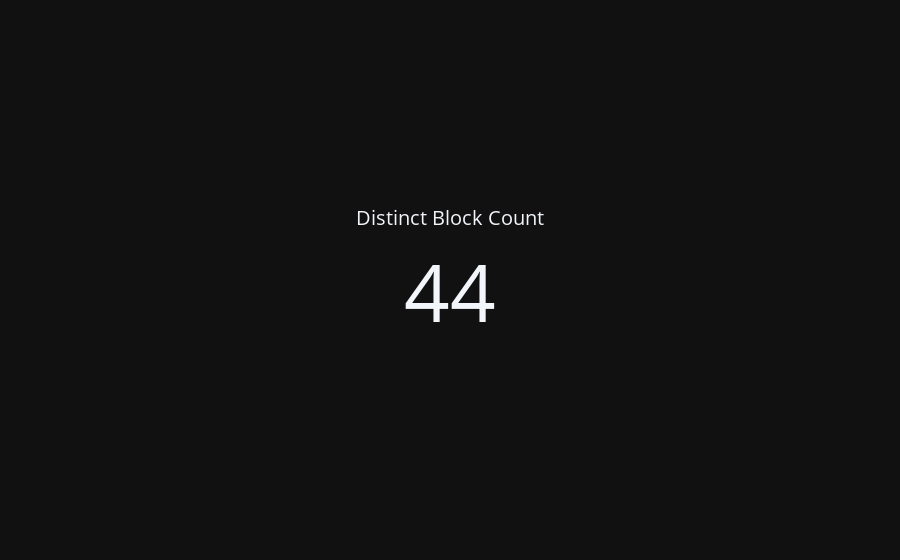

Notebook source saved alongside this figure:
### Code cell
sql = vn.ask("How many different block id are there ?", visualize=True)
print("Generated SQL:",sql)

# result = vn.run_sql(sql)
# print(result)

### Figure 1 — Plotly figure (JSON) as saved in the notebook; plotly's stock layout.template omitted (floating-point values rounded to 4 significant figures)
{"data": [{"mode": "number", "title": {"text": "Distinct Block Count"}, "type": "indicator", "value": 44}], "layout": {}}
